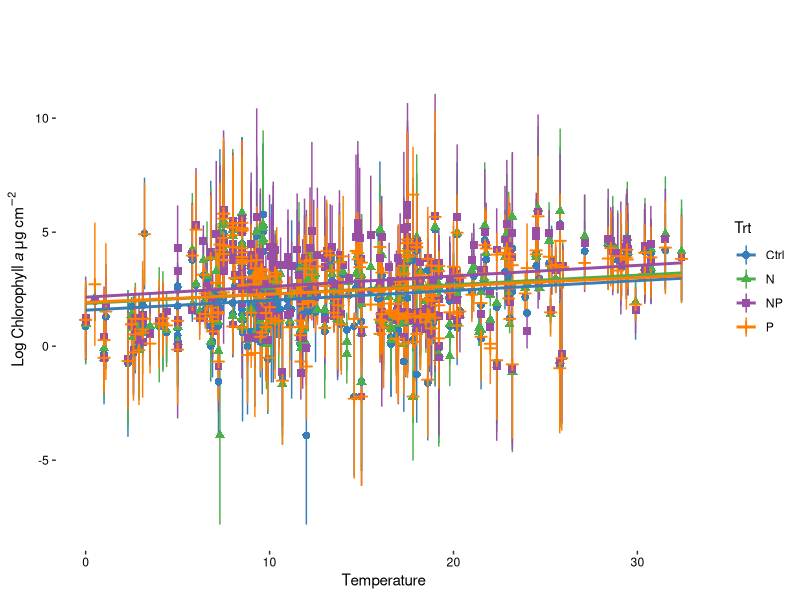

The R script that drew this image: (Note: this script raises an error after producing the figure.)
## ---- chunk 1
knitr::opts_chunk$set(echo = TRUE)

library(ggplot2)
library(car)
library(lsmeans)

Data=read.csv("raw-data/Beck Data/Beck_Longform.csv")

## ---- chunk 2

#Chla vs. Temp

ggplot(Data, aes(x=Temp, y=log(Chla_Mean+.01), color=Trt)) +
  geom_pointrange(aes(ymin=log(Chla_Mean+.01)-log(Chla_SE+.01), ymax=log(Chla_Mean+.01)+ log(Chla_SE+.01), shape=Trt, color=Trt))+
  geom_smooth(method=lm,   
                se=FALSE)+
    #scale_colour_hue(l=50) + 
  theme(axis.text.x = element_text(colour="black"), panel.grid.minor = element_blank(), panel.grid.major = element_blank(), axis.text.y=element_text(colour="black"), panel.background=element_blank(), plot.title=element_text(hjust=-.22))+
  ylab(bquote(Log~Chlorophyll~italic(a)~mu*g*~cm^-2))+
  xlab(bquote(Temperature))+ 
  scale_colour_manual(values=c("#377eb8", "#4daf4a", "#984ea3", "#ff7f00"))

#Chla vs. Temp ANCOVAs

options(contrasts=c("contr.sum", "contr.poly"))
Model=aov(log(Chla_Mean+.01)~Trt*Temp, data=Data)
Anova(Model, type="III")

#Log meets assumptions

#par(mfrow=c(2,2))
#plot(Model)

#Lsmeans (pairwise trt differences, averaging over temperature)

lsmeans(Model, pairwise~Trt)

#Lstrends (pairwise trt differences in the way chl-a responds to temperature)

comp=lstrends(Model, ~ Trt, var = "Temp")
cld(comp)

## ---- chunk 3

#LRRs vs. Temp

ggplot(Data, aes(x=Temp, y=LRR_Mean, color=Trt)) +
  geom_pointrange(aes(ymin=LRR_Mean-LRR_Var, ymax=LRR_Mean + LRR_Var, shape=Trt, color=Trt))+
  geom_smooth(method=lm,   
                se=FALSE)+
    #scale_colour_hue(l=50) + 
  theme(axis.text.x = element_text(colour="black"), panel.grid.minor = element_blank(), panel.grid.major = element_blank(), axis.text.y=element_text(colour="black"), panel.background=element_blank(), plot.title=element_text(hjust=-.22))+
  ylab(bquote(LRR))+
  xlab(bquote(Temperature))+ 
  ylim(-5,5) +
  scale_colour_manual(values=c("#377eb8", "#4daf4a", "#984ea3", "#ff7f00"))

#Chla vs. Temp ANCOVAs

options(contrasts=c("contr.sum", "contr.poly"))
Model=aov(LRR_Mean~Trt*Temp, data=Data)
Anova(Model, type="III")

#Doesn't quite meet assumptions

#par(mfrow=c(2,2))
#plot(Model)

#Lsmeans (pairwise trt differences, averaging over temperature)

lsmeans(Model, pairwise~Trt)

#Lstrends (pairwise trt differences in the way chl-a responds to temperature)

comp=lstrends(Model, ~ Trt, var = "Temp")
cld(comp)



## ---- chunk 4

#Chla vs. NO3_ug_L

ggplot(Data, aes(x=log(NO3_ug_L+.01), y=log(Chla_Mean+.01), color=Trt)) +
  geom_pointrange(aes(ymin=log(Chla_Mean+.01)-log(Chla_SE+.01), ymax=log(Chla_Mean+.01)+ log(Chla_SE+.01), shape=Trt, color=Trt))+
  geom_smooth(method=lm,   
                se=FALSE)+
    #scale_colour_hue(l=50) + 
  theme(axis.text.x = element_text(colour="black"), panel.grid.minor = element_blank(), panel.grid.major = element_blank(), axis.text.y=element_text(colour="black"), panel.background=element_blank(), plot.title=element_text(hjust=-.22))+
  ylab(bquote(Log~Chlorophyll~italic(a)~mu*g*~cm^-2))+
  xlab(bquote(Log~NO3_ug_L))+ 
  scale_colour_manual(values=c("#377eb8", "#4daf4a", "#984ea3", "#ff7f00"))

#Chla vs. NO3_ug_L ANCOVAs

options(contrasts=c("contr.sum", "contr.poly"))
Model=aov(log(Chla_Mean+.01)~Trt*log(NO3_ug_L+.01), data=Data)
Anova(Model, type="III")

#Log meets assumptions pretty well

#par(mfrow=c(2,2))
#plot(Model)

#Lsmeans (pairwise trt differences, averaging over NO3_ug_Lerature)

lsmeans(Model, pairwise~Trt)

#Lstrends (pairwise trt differences in the way chl-a responds to NO3_ug_Lerature)

comp=lstrends(Model, ~ Trt, var = "NO3_ug_L")
cld(comp)

## ---- chunk 5

#LRRs vs. NO3_ug_L

ggplot(Data, aes(x=log(NO3_ug_L+.01), y=LRR_Mean, color=Trt)) +
  geom_pointrange(aes(ymin=LRR_Mean-LRR_Var, ymax=LRR_Mean + LRR_Var, shape=Trt, color=Trt))+
  geom_smooth(method=lm,   
                se=FALSE)+
    #scale_colour_hue(l=50) + 
  theme(axis.text.x = element_text(colour="black"), panel.grid.minor = element_blank(), panel.grid.major = element_blank(), axis.text.y=element_text(colour="black"), panel.background=element_blank(), plot.title=element_text(hjust=-.22))+
  ylab(bquote(LRR))+
  xlab(bquote(log(NO3_ug_L+.01)))+ 
  ylim(-5,5) +
  scale_colour_manual(values=c("#377eb8", "#4daf4a", "#984ea3", "#ff7f00"))

#Chla vs. NO3_ug_L ANCOVAs

options(contrasts=c("contr.sum", "contr.poly"))
Model=aov(LRR_Mean~Trt*NO3_ug_L, data=Data)
Anova(Model, type="III")

#Doesn't really meet assumptions- outliers? 

#par(mfrow=c(2,2))
#plot(Model)

#Lsmeans (pairwise trt differences, averaging over NO3_ug_Lerature)

lsmeans(Model, pairwise~Trt)

#Lstrends (pairwise trt differences in the way chl-a responds to NO3_ug_Lerature)

comp=lstrends(Model, ~ Trt, var = "NO3_ug_L")
cld(comp)

## ---- chunk 6

#Chla vs. SRP_ug_L

ggplot(Data, aes(x=log(SRP_ug_L+.01), y=log(Chla_Mean+.01), color=Trt)) +
  geom_pointrange(aes(ymin=log(Chla_Mean+.01)-log(Chla_SE+.01), ymax=log(Chla_Mean+.01)+ log(Chla_SE+.01), shape=Trt, color=Trt))+
  geom_smooth(method=lm,   
                se=FALSE)+
    #scale_colour_hue(l=50) + 
  theme(axis.text.x = element_text(colour="black"), panel.grid.minor = element_blank(), panel.grid.major = element_blank(), axis.text.y=element_text(colour="black"), panel.background=element_blank(), plot.title=element_text(hjust=-.22))+
  ylab(bquote(Log~Chlorophyll~italic(a)~mu*g*~cm^-2))+
  xlab(bquote(Log~SRP_ug_L))+
  scale_colour_manual(values=c("#377eb8", "#4daf4a", "#984ea3", "#ff7f00"))

#Chla vs. SRP_ug_L ANCOVAs

options(contrasts=c("contr.sum", "contr.poly"))
Model=aov(log(Chla_Mean+.01)~Trt*log(SRP_ug_L+.01), data=Data)
Anova(Model, type="III")

#Log meets assumptions

#par(mfrow=c(2,2))
#plot(Model)

#Lsmeans (pairwise trt differences, averaging over SRP_ug_Lerature)

lsmeans(Model, pairwise~Trt)

#Lstrends (pairwise trt differences in the way chl-a responds to SRP_ug_Lerature)

comp=lstrends(Model, ~ Trt, var = "SRP_ug_L")
cld(comp)

## ---- chunk 7

#LRRs vs. SRP_ug_L

ggplot(Data, aes(x=log(SRP_ug_L+.01), y=LRR_Mean, color=Trt)) +
  geom_pointrange(aes(ymin=LRR_Mean-LRR_Var, ymax=LRR_Mean + LRR_Var, shape=Trt, color=Trt))+
  geom_smooth(method=lm,   
                se=FALSE)+
    #scale_colour_hue(l=50) + 
  theme(axis.text.x = element_text(colour="black"), panel.grid.minor = element_blank(), panel.grid.major = element_blank(), axis.text.y=element_text(colour="black"), panel.background=element_blank(), plot.title=element_text(hjust=-.22))+
  ylab(bquote(LRR))+
  xlab(bquote(log(SRP_ug_L+.01)))+ 
  ylim(-5,5)+
  scale_colour_manual(values=c("#377eb8", "#4daf4a", "#984ea3", "#ff7f00"))

#Chla vs. SRP_ug_L ANCOVAs

options(contrasts=c("contr.sum", "contr.poly"))
Model=aov(LRR_Mean~Trt*log(SRP_ug_L+.01), data=Data)
Anova(Model, type="III")

#Doesn't really meet assumptions- outliers? 

par(mfrow=c(2,2))
plot(Model)

#Lsmeans (pairwise trt differences, averaging over SRP_ug_Lerature)

lsmeans(Model, pairwise~Trt)

#Lstrends (pairwise trt differences in the way chl-a responds to SRP_ug_Lerature)

comp=lstrends(Model, ~ Trt, var = "SRP_ug_L")
cld(comp)

## ---- chunk 8

#Chla vs. Canopy_Quant

ggplot(Data, aes(x=Canopy_Quant, y=log(Chla_Mean+.01), color=Trt)) +
  geom_pointrange(aes(ymin=log(Chla_Mean+.01)-log(Chla_SE+.01), ymax=log(Chla_Mean+.01)+ log(Chla_SE+.01), shape=Trt, color=Trt))+
  geom_smooth(method=lm,   
                se=FALSE)+
    #scale_colour_hue(l=50) + 
  theme(axis.text.x = element_text(colour="black"), panel.grid.minor = element_blank(), panel.grid.major = element_blank(), axis.text.y=element_text(colour="black"), panel.background=element_blank(), plot.title=element_text(hjust=-.22))+
  ylab(bquote(Log~Chlorophyll~italic(a)~mu*g*~cm^-2))+
  xlab(bquote(Log~Canopy_Quant))+ 
  scale_colour_manual(values=c("#377eb8", "#4daf4a", "#984ea3", "#ff7f00"))

#Chla vs. Canopy_Quant ANCOVAs

options(contrasts=c("contr.sum", "contr.poly"))
Model=aov(log(Chla_Mean+.01)~Trt*Canopy_Quant, data=Data)
Anova(Model, type="III")

#Log meets assumptions

#par(mfrow=c(2,2))
#plot(Model)

#Lsmeans (pairwise trt differences, averaging over Canopy_Quanterature)

lsmeans(Model, pairwise~Trt)

#Lstrends (pairwise trt differences in the way chl-a responds to Canopy_Quanterature)

comp=lstrends(Model, ~ Trt, var = "Canopy_Quant")
cld(comp)

## ---- chunk 9

#LRRs vs. Canopy_Quant

ggplot(Data, aes(x=Canopy_Quant, y=LRR_Mean, color=Trt)) +
  geom_pointrange(aes(ymin=LRR_Mean-LRR_Var, ymax=LRR_Mean + LRR_Var, shape=Trt, color=Trt))+
  geom_smooth(method=lm,   
                se=FALSE)+
    #scale_colour_hue(l=50) + 
  theme(axis.text.x = element_text(colour="black"), panel.grid.minor = element_blank(), panel.grid.major = element_blank(), axis.text.y=element_text(colour="black"), panel.background=element_blank(), plot.title=element_text(hjust=-.22))+
  ylab(bquote(LRR))+
  xlab(bquote(log(Canopy_Quant+.01)))+ 
  ylim(-5,5)+
  scale_colour_manual(values=c("#377eb8", "#4daf4a", "#984ea3", "#ff7f00"))

#Chla vs. Canopy_Quant ANCOVAs

options(contrasts=c("contr.sum", "contr.poly"))
Model=aov(LRR_Mean~Trt*Canopy_Quant, data=Data)
Anova(Model, type="III")

#Doesn't really meet assumptions- a few outliers

#par(mfrow=c(2,2))
#plot(Model)

#Lsmeans (pairwise trt differences, averaging over Canopy_Quanterature)

lsmeans(Model, pairwise~Trt)

#Lstrends (pairwise trt differences in the way chl-a responds to Canopy_Quanterature)

comp=lstrends(Model, ~ Trt, var = "Canopy_Quant")
cld(comp)

## ---- chunk 10

#Chla vs. NO3_SRP_Ratio

ggplot(Data, aes(x=log(NO3_SRP_Ratio+.01), y=log(Chla_Mean+.01), color=Trt)) +
  geom_pointrange(aes(ymin=log(Chla_Mean+.01)-log(Chla_SE+.01), ymax=log(Chla_Mean+.01)+ log(Chla_SE+.01), shape=Trt, color=Trt))+
  geom_smooth(method=lm,   
                se=FALSE)+
    #scale_colour_hue(l=50) + 
  theme(axis.text.x = element_text(colour="black"), panel.grid.minor = element_blank(), panel.grid.major = element_blank(), axis.text.y=element_text(colour="black"), panel.background=element_blank(), plot.title=element_text(hjust=-.22))+
  ylab(bquote(Log~Chlorophyll~italic(a)~mu*g*~cm^-2))+
  xlab(bquote(Log~NO3_SRP_Ratio))+ 
  scale_colour_manual(values=c("#377eb8", "#4daf4a", "#984ea3", "#ff7f00"))

#Chla vs. NO3_SRP_Ratio ANCOVAs

options(contrasts=c("contr.sum", "contr.poly"))
Model=aov(log(Chla_Mean+.01)~Trt*log(NO3_SRP_Ratio+.01), data=Data)
Anova(Model, type="III")

#Log generally meets assumptions

#par(mfrow=c(2,2))
#plot(Model)

#Lsmeans (pairwise trt differences, averaging over NO3_SRP_Ratioerature)

lsmeans(Model, pairwise~Trt)

#Lstrends (pairwise trt differences in the way chl-a responds to NO3_SRP_Ratioerature)

comp=lstrends(Model, ~ Trt, var = "NO3_SRP_Ratio")
cld(comp)

## ---- chunk 11

#LRRs vs. NO3_SRP_Ratio

ggplot(Data, aes(x=log(NO3_SRP_Ratio+.01), y=LRR_Mean, color=Trt)) +
  geom_pointrange(aes(ymin=LRR_Mean-LRR_Var, ymax=LRR_Mean + LRR_Var, shape=Trt, color=Trt))+
  geom_smooth(method=lm,   
                se=FALSE)+
    #scale_colour_hue(l=50) + 
  theme(axis.text.x = element_text(colour="black"), panel.grid.minor = element_blank(), panel.grid.major = element_blank(), axis.text.y=element_text(colour="black"), panel.background=element_blank(), plot.title=element_text(hjust=-.22))+
  ylab(bquote(LRR))+
  xlab(bquote(log(NO3_SRP_Ratio+.01)))+ 
  ylim(-5,5)+
  scale_colour_manual(values=c("#377eb8", "#4daf4a", "#984ea3", "#ff7f00"))

#Chla vs. NO3_SRP_Ratio ANCOVAs

options(contrasts=c("contr.sum", "contr.poly"))
Model=aov(LRR_Mean~Trt*log(NO3_SRP_Ratio+.01), data=Data)
Anova(Model, type="III")

#Doesn't quite meet assumptions- outliers? 

#par(mfrow=c(2,2))
#plot(Model)

#Lsmeans (pairwise trt differences, averaging over NO3_SRP_Ratioerature)

lsmeans(Model, pairwise~Trt)

#Lstrends (pairwise trt differences in the way chl-a responds to NO3_SRP_Ratioerature)

comp=lstrends(Model, ~ Trt, var = "NO3_SRP_Ratio")
cld(comp)

## ---- chunk 12

#LRRs vs. NO3_ug_L

ggplot(Data, aes(x=log(NO3_ug_L+.01), y=LRR_Mean, color=Trt)) +
  geom_pointrange(aes(ymin=LRR_Mean-LRR_Var, ymax=LRR_Mean + LRR_Var, shape=Trt, color=Trt))+
  geom_smooth(method=lm,   
                se=FALSE)+
    #scale_colour_hue(l=50) + 
  theme(axis.text.x = element_text(colour="black"), panel.grid.minor = element_blank(), panel.grid.major = element_blank(), axis.text.y=element_text(colour="black"), panel.background=element_blank(), plot.title=element_text(hjust=-.22))+
  ylab(bquote(LRR))+
  xlab(bquote(log(NO3_ug_L+.01)))+ 
  ylim(-5,5)+
  scale_colour_manual(values=c("#377eb8", "#4daf4a", "#984ea3", "#ff7f00"))

#Chla vs. NO3_ug_L ANCOVAs

options(contrasts=c("contr.sum", "contr.poly"))
Model=aov(LRR_Mean~Trt*log(NO3_ug_L+.01), data=Data)
Anova(Model, type="III")

#Meets assumptions

#par(mfrow=c(2,2))
#plot(Model)

#Lsmeans (pairwise trt differences, averaging over NO3_ug_Lerature)

lsmeans(Model, pairwise~Trt)

#Lstrends (pairwise trt differences in the way chl-a responds to NO3_ug_Lerature)

comp=lstrends(Model, ~ Trt, var = "NO3_ug_L")
cld(comp)

## ---- chunk 13

##Controls

Ctrl=subset(Data, Trt=="Ctrl")

#Chla vs. NO3_ug_L, SRP, Temp ANCOVAs

options(contrasts=c("contr.sum", "contr.poly"))
Model=aov(log(Chla_Mean+.01)~log(NO3_ug_L+.01)*log(SRP_ug_L)*Temp, data=Ctrl)
Anova(Model, type="III")

#Log meets assumptions

#par(mfrow=c(2,2))
#plot(Model)


##Nitrogens

Nitrogen=subset(Data, Trt=="N")

#Chla vs. NO3_ug_L, SRP, Temp ANCOVAs

options(contrasts=c("contr.sum", "contr.poly"))
Model=aov(log(Chla_Mean+.01)~log(NO3_ug_L+.01)*log(SRP_ug_L)*Temp, data=Nitrogen)
Anova(Model, type="III")

#Log meets assumptions

#par(mfrow=c(2,2))
#plot(Model)


##Phosphorus

Phosphorus=subset(Data, Trt=="P")

#Chla vs. NO3_ug_L, SRP, Temp ANCOVAs

options(contrasts=c("contr.sum", "contr.poly"))
Model=aov(log(Chla_Mean+.01)~log(NO3_ug_L+.01)*log(SRP_ug_L)*Temp, data=Phosphorus)
Anova(Model, type="III")

#Log meets assumptions

#par(mfrow=c(2,2))
#plot(Model)


##Nitrogen + Phosphorus

NP=subset(Data, Trt=="NP")

#Chla vs. NO3_ug_L, SRP, Temp ANCOVAs

options(contrasts=c("contr.sum", "contr.poly"))
Model=aov(log(Chla_Mean+.01)~log(NO3_ug_L+.01)*log(SRP_ug_L)*Temp, data=NP)
Anova(Model, type="III")

#Log meets assumptions

#par(mfrow=c(2,2))
#plot(Model)
## ---- chunk 14

##Nitrogens

Nitrogen=subset(Data, Trt=="N")

#LRR vs. NO3_ug_L, SRP, Temp ANCOVAs

options(contrasts=c("contr.sum", "contr.poly"))
Model=aov(LRR_Mean~log(NO3_ug_L+.01)*log(SRP_ug_L)*Temp, data=Nitrogen)
Anova(Model, type="III")

#Log mostly meets assumptions

par(mfrow=c(2,2))
plot(Model)


##Phosphorus

Phosphorus=subset(Data, Trt=="P")

#Chla vs. NO3_ug_L, SRP, Temp ANCOVAs

options(contrasts=c("contr.sum", "contr.poly"))
Model=aov(LRR_Mean~log(NO3_ug_L+.01)*log(SRP_ug_L)*Temp, data=Phosphorus)
Anova(Model, type="III")

#Log mostly meets assumptions

par(mfrow=c(2,2))
plot(Model)


##Nitrogen + Phosphorus

NP=subset(Data, Trt=="NP")

#Chla vs. NO3_ug_L, SRP, Temp ANCOVAs

options(contrasts=c("contr.sum", "contr.poly"))
Model=aov(LRR_Mean~log(NO3_ug_L+.01)*log(SRP_ug_L)*Temp, data=NP)
Anova(Model, type="III")

#Log meets assumptions

par(mfrow=c(2,2))
plot(Model)
